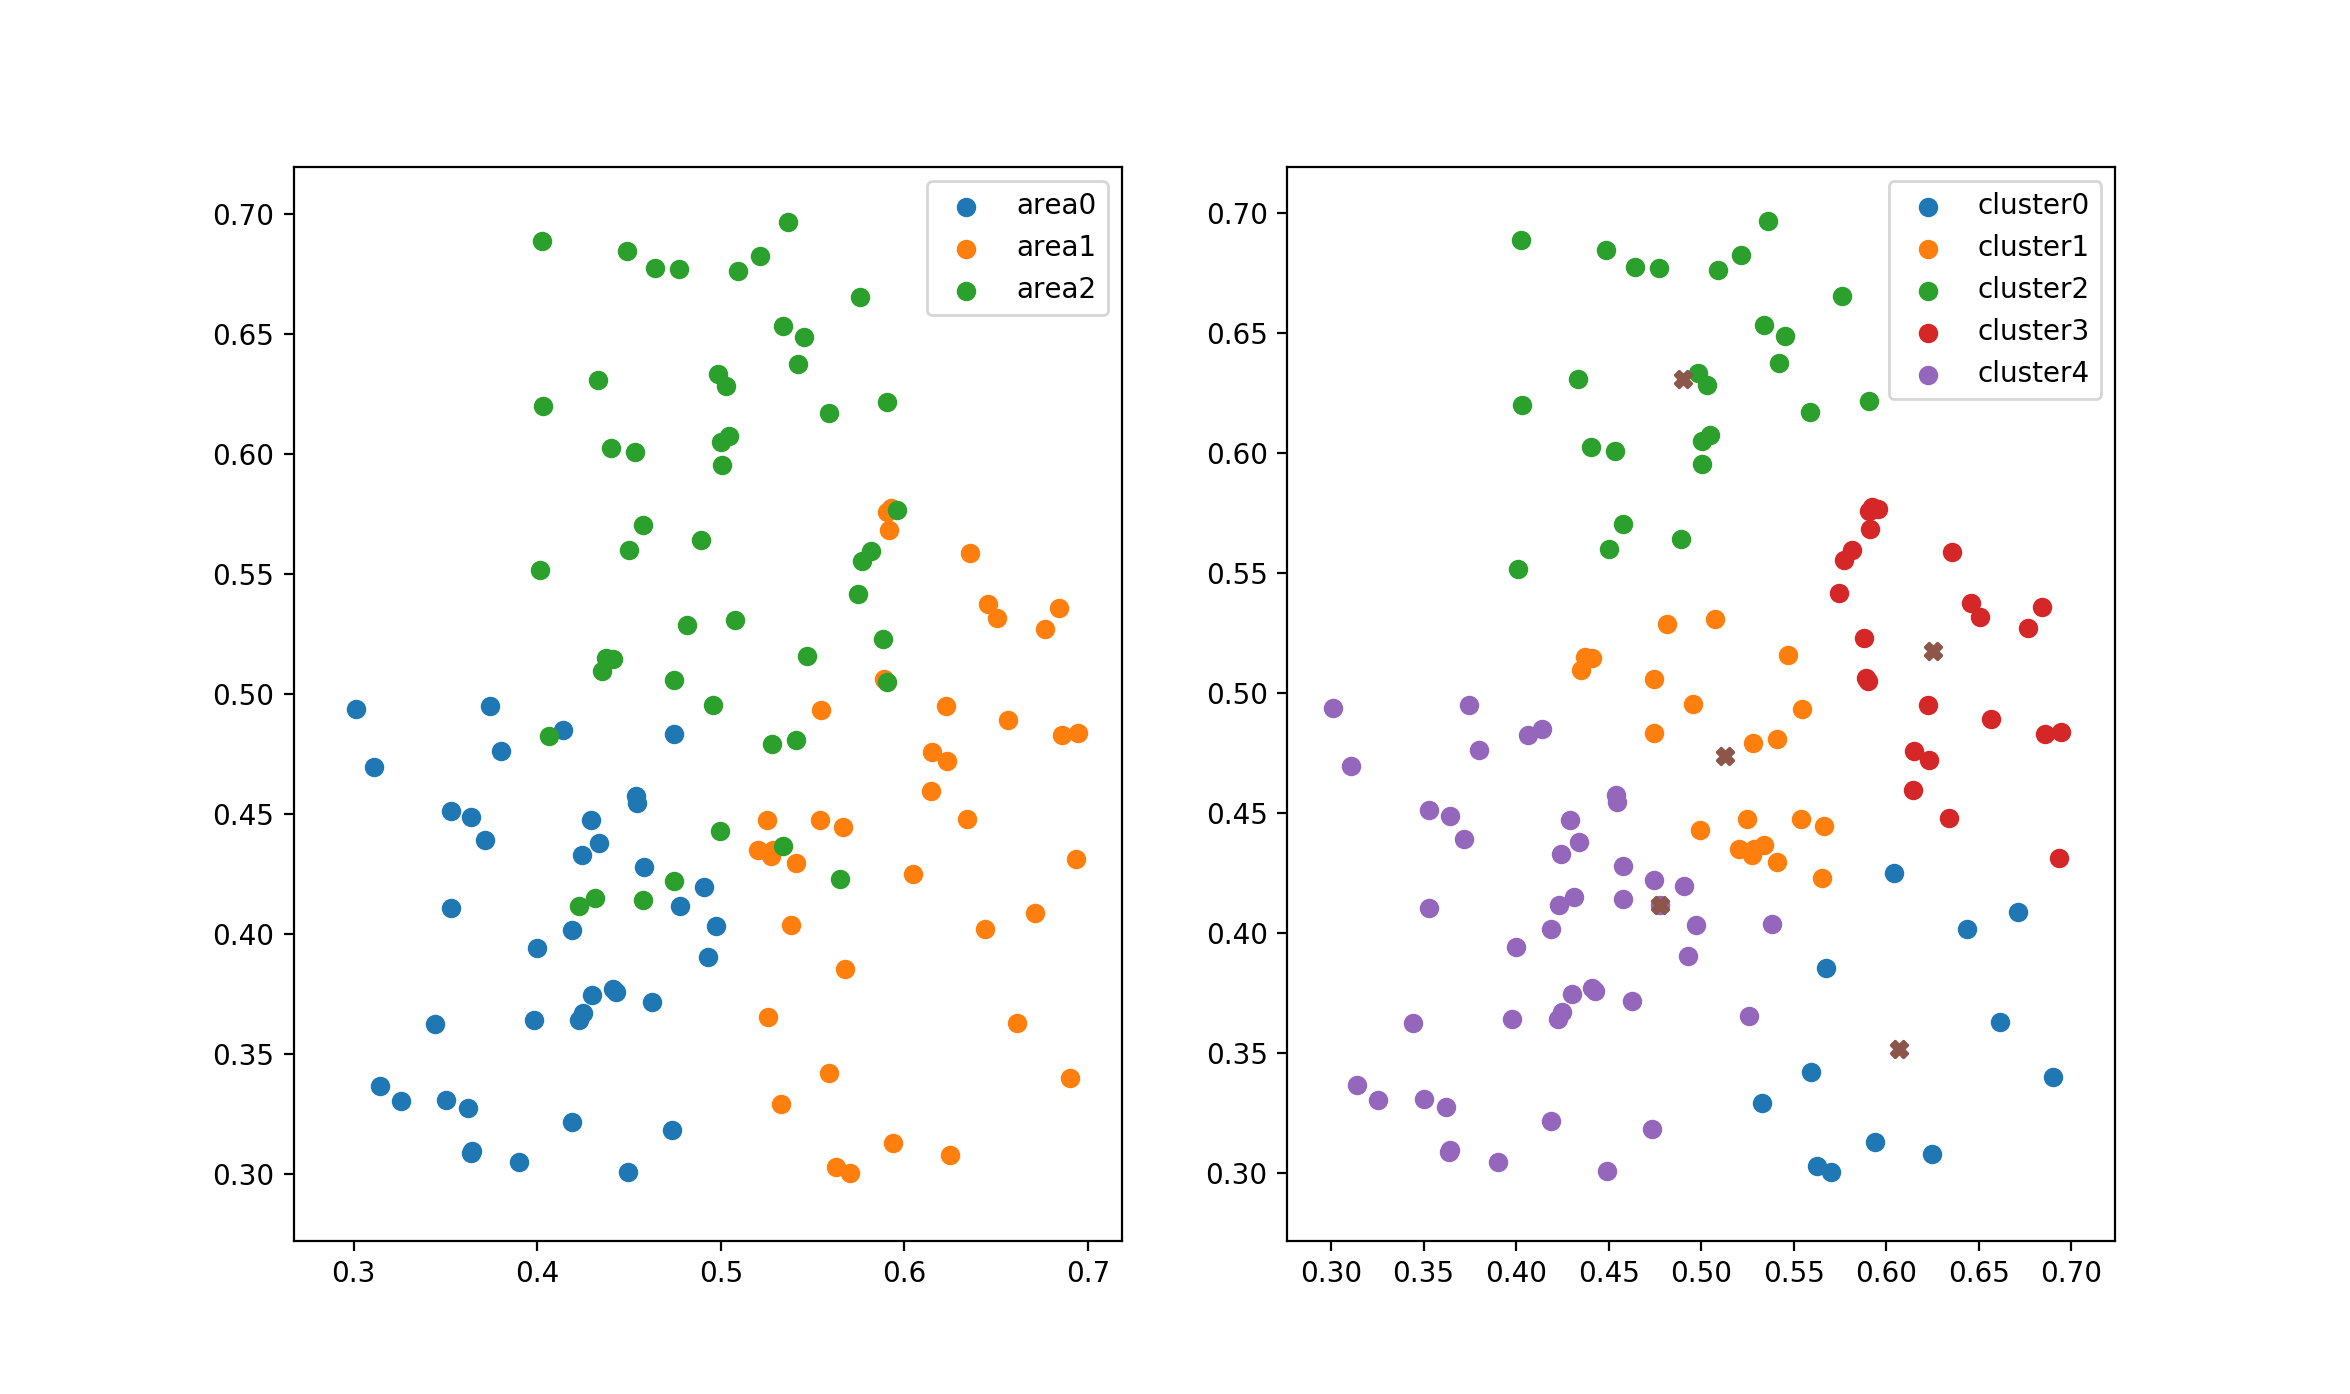

The script that drew this image:
import numpy as np
import matplotlib.pyplot as plt


def generate_2D_points(n=50, left_bottom=(0,0), right_top=(1,1)):
    """
    根据 left_bottom, right_top 确定的矩形，生成满足均匀分布的  n 个点.
    """
    x = np.random.uniform(left_bottom[0], right_top[0], n)
    y = np.random.uniform(left_bottom[1], right_top[1], n)
    return np.column_stack((x, y))


def get_data():
    area1 = generate_2D_points(40, (0.3, 0.3),  (0.5, 0.5))
    area2 = generate_2D_points(40, (0.5, 0.3),  (0.7, 0.6))
    area3 = generate_2D_points(50, (0.4, 0.4),  (0.6, 0.7))
    X = np.vstack((np.vstack((area1, area2)), area3))
    return X, (area1, area2, area3)


def get_k_centorids(X, k):
    """
    随机选择 k 个节点
    """
    m, _ = X.shape
    idx = np.random.permutation(m)
    return X[idx[0:k]]


def calc_dist(x1, x2):
    diff = x1 - x2
    return np.sum(np.square(diff))


def k_means(X, k=3, epochs=20):
    centroids = get_k_centorids(X, k)
    m, _ = X.shape
    min_loss = np.inf
    labels = np.zeros((m,))

    for epoch in range(epochs):
        # Assign label
        for i in range(m):
            min_dist = np.inf
            for j in range(k):
                dist = calc_dist(X[i], centroids[j])
                if dist < min_dist:
                    min_dist = dist
                    labels[i] = j

        # Reassign centroids
        loss = 0.0
        for j in range(j):
            idx_j = labels == j
            centroids[j] = np.mean(X[idx_j], axis=0)
            loss += np.sum(np.sum(np.square(X[idx_j] - centroids[j]), axis=1))

        if loss >= min_loss:
            break
        else:
            min_loss = loss

        print('Epoch %d, loss %5.4f' % (epoch, loss))

    return centroids, labels


def main():
    k = 5
    X, areas = get_data()
    centroids, labels = k_means(X, k, 20)

    fig, axes = plt.subplots(1, 2)
    for i, area in enumerate(areas):
        axes[0].scatter(area[:, 0], area[:, 1], label='area' + str(i))
    axes[0].legend()

    for i in range(k):
        idx_i = labels == i
        cluster_i = X[idx_i]
        axes[1].scatter(cluster_i[:, 0], cluster_i[:, 1],
                        label='cluster' + str(i))

    axes[1].scatter(centroids[:, 0], centroids[:, 1], marker='X')
    axes[1].legend()
    plt.legend()
    plt.show()

    # fig.show()
    # plt.scatter(X[:, 0], X[:, 1])
    # plt.show()


if __name__ == "__main__":
    main()
